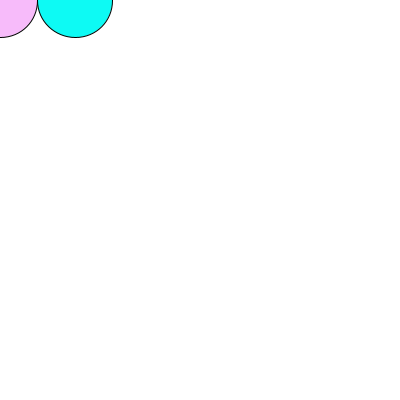
Frame 1 (no input)
Frame 60 (the mouse pressed at the canvas centre just before this capture): identical to frame 1, image omitted
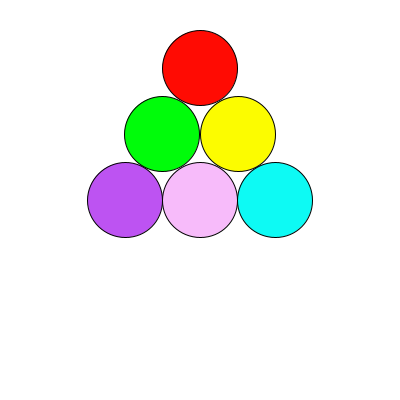
Frame 120 (the mouse held since frame 60 and released just before this capture)

The Processing sketch that drew these frames (run headless with seeded random() and noise(); from frame 60 on, the mouse is pressed at the canvas centre):

// Processing sketch: processing_104220
// ── processing_104220.pde

void setup() {
size (400, 400);
background (255);
}

void draw(){
background (255);

  fill(247, 187, 250);
  ellipse(mouseX, mouseY, 75, 75);
  
  fill(13, 250, 244);
  ellipse(mouseX+75, mouseY, 75, 75);
  
  fill(189, 83, 242);
  ellipse(mouseX-75, mouseY, 75, 75);
  
  fill(252, 252, 0);
  ellipse(mouseX+38, mouseY-66, 75, 75);
  
  fill(0, 252, 10);
  ellipse(mouseX-38, mouseY-66, 75, 75);
  
  fill(255, 11, 3);
  ellipse(mouseX, mouseY-132, 75, 75);
  

}
